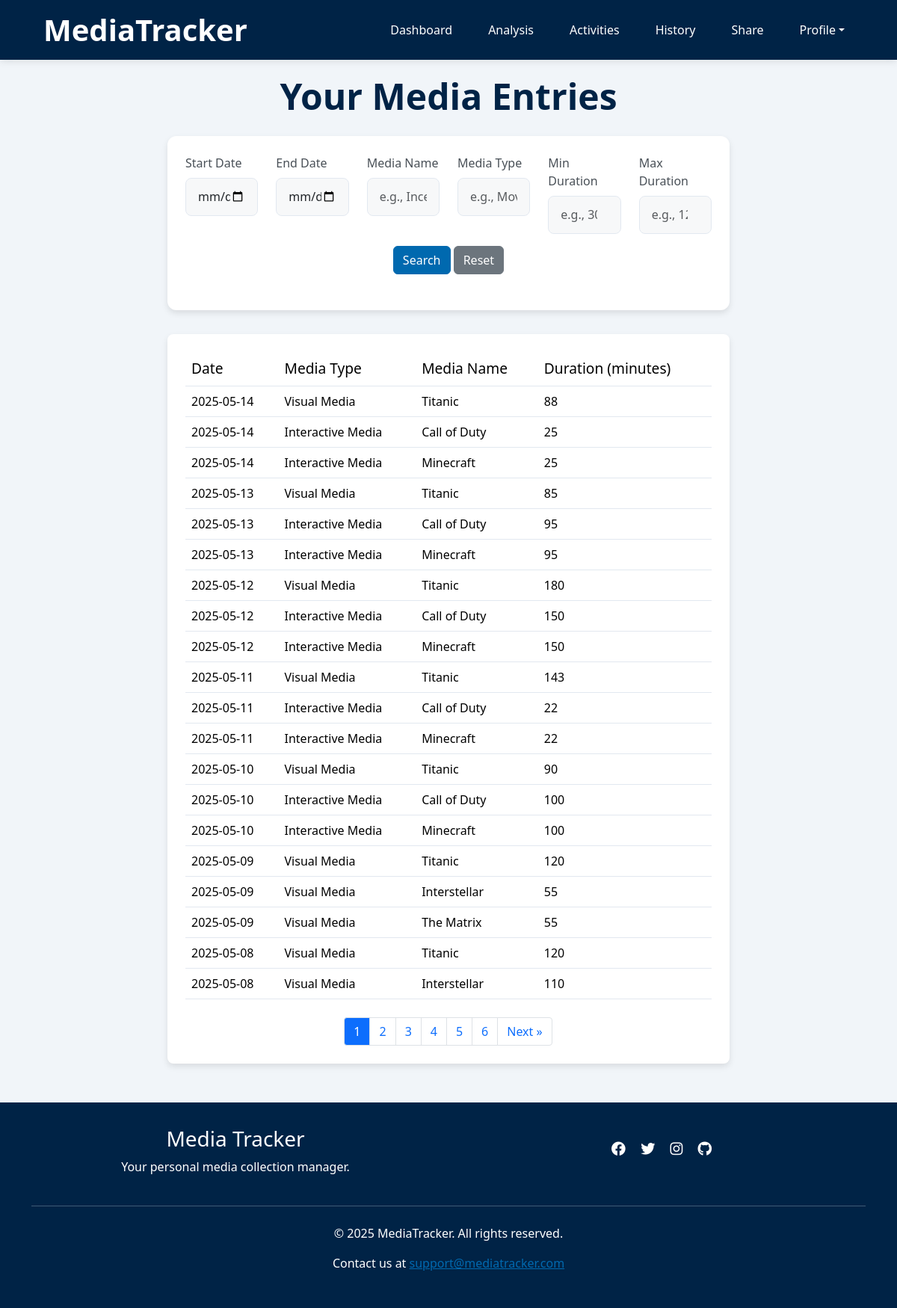
The page /viewdata (signed in) on the database as committed earlier.
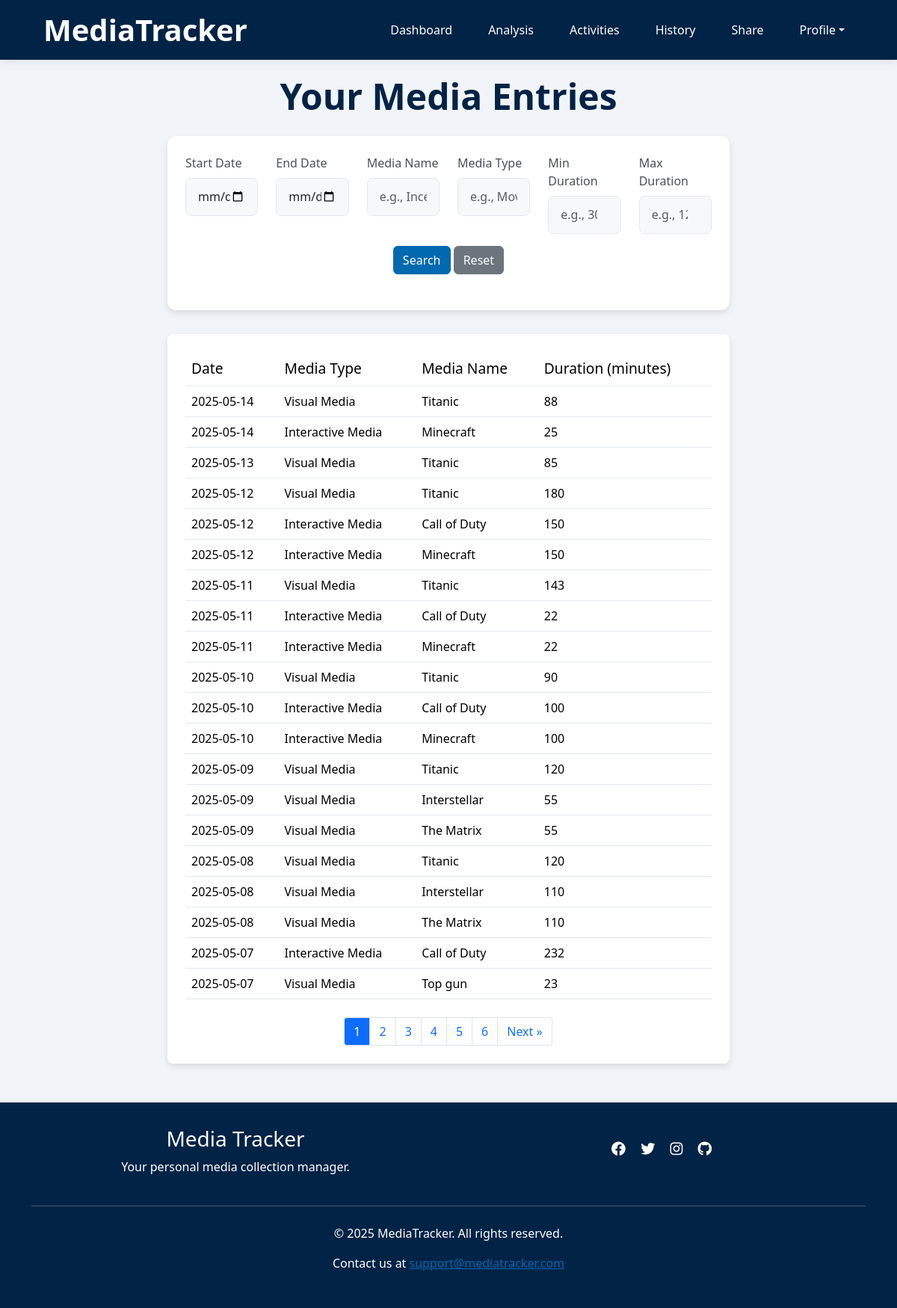
The same page on the database as committed later.
### app/models.py (models this page shows)
class Entries(db.Model):
    __tablename__ = 'Entries'
    id = db.Column(db.Integer, primary_key=True)
    activity_id = db.Column(db.Integer, db.ForeignKey('Activities.id'), nullable=True)
    date = db.Column(db.Date, nullable=False)
    duration = db.Column(db.Integer, nullable=False)
    comment = db.Column(db.Text, nullable=True)

class Activities(db.Model):
    __tablename__ = 'Activities'
    id = db.Column(db.Integer, primary_key=True)
    username = db.Column(db.String(80), db.ForeignKey('Users.username'), nullable=False)
    media_type = db.Column(db.String(50), nullable=False)
    media_subtype = db.Column(db.String(50), nullable=True)
    media_name = db.Column(db.String(120), nullable=False)
    status = db.Column(db.String(20), nullable=False, default='ongoing')
    start_date = db.Column(db.Date, nullable=True)
    end_date = db.Column(db.Date, nullable=True)
    rating = db.Column(db.Float, nullable=True)
    comment = db.Column(db.Text, nullable=True)
    media_entries = db.relationship('Entries', backref='activity')

### app/routes.py (the view)
@app.route('/viewdata', methods=['GET'])
def viewdata():
    if 'username' not in session:
        flash('Please log in to view your data.', 'danger')
        return redirect(url_for('index'))
    username = session['username']
    all_entries = handle_viewdata(username, request)
    PER_PAGE    = 20
    page        = request.args.get('page', 1, type=int)
    total       = len(all_entries)
    total_pages = (total + PER_PAGE - 1) // PER_PAGE
    start_idx   = (page - 1) * PER_PAGE
    entries = all_entries[start_idx : start_idx + PER_PAGE]
    args = request.args.to_dict()
    args.pop('page', None)
    return render_template(
        'viewdata.html',
        entries=entries,
        page=page,
        total_pages=total_pages,
        request_args=args,
        visitor=False
    )

### app/helpers/viewdata_handler.py (called while the page is built)
def handle_viewdata(username, request):
    filters = {
        'start_date': request.args.get('start_date'),
        'end_date': request.args.get('end_date'),
        'media_name': request.args.get('media_name'),
        'media_type': request.args.get('media_type'),
        'min_duration': request.args.get('min_duration'),
        'max_duration': request.args.get('max_duration')
    }
    entries = get_filtered_entries(username, filters)
    return entries

### app/templates/viewdata.html (shortened to what this page needs)
{% extends "base.html" %}
{% block content %}
<div class="page-container">
    <h2 class="text-center page-title">Your Media Entries</h2>
    <section class="section wow fadeIn" data-wow-duration="0.2s" data-wow-delay="0.05s">
        <form action="{{ url_for('viewdata') }}" method="GET" class="mb-4">
            <div class="row">
                <div class="col-md-2">
                    <label for="start_date" class="form-label">Start Date</label>
                    <input type="date" id="start_date" name="start_date" class="form-control" value="{{ request.args.get('start_date', '') }}">
                </div>
                <div class="col-md-2">
                    <label for="end_date" class="form-label">End Date</label>
                    <input type="date" id="end_date" name="end_date" class="form-control" value="{{ request.args.get('end_date', '') }}">
                </div>
                <div class="col-md-2">
                    <label for="media_name" class="form-label">Media Name</label>
                    <input type="text" id="media_name" name="media_name" class="form-control" placeholder="e.g., Inception" value="{{ request.args.get('media_name', '') }}">
                </div>
                <div class="col-md-2">
                    <label for="media_type" class="form-label">Media Type</label>
                    <input type="text" id="media_type" name="media_type" class="form-control" placeholder="e.g., Movie" value="{{ request.args.get('media_type', '') }}">
                </div>
                <div class="col-md-2">
                    <label for="min_duration" class="form-label">Min Duration</label>
                    <input type="number" id="min_duration" name="min_duration" class="form-control" placeholder="e.g., 30" value="{{ request.args.get('min_duration', '') }}">
                </div>
                <div class="col-md-2">
                    <label for="max_duration" class="form-label">Max Duration</label>
                    <input type="number" id="max_duration" name="max_duration" class="form-control" placeholder="e.g., 120" value="{{ request.args.get('max_duration', '') }}">
                </div>
            </div>
            <div class="row mt-3">
                <div class="col-md-12 text-center">
                    <button type="submit" class="btn btn-primary">Search</button>
                    <a href="{{ url_for('viewdata') }}" class="btn btn-secondary">Reset</a>
                </div>
            </div>
        </form>
    </section>
    <section class="table-section wow fadeIn" data-wow-duration="0.2s" data-wow-delay="0.1">
        <table class="table">
            <thead>
                <tr>
                    <th class="wow fadeInUp" data-wow-duration="0.2s" data-wow-delay="0.05s">Date</th>
                    <th class="wow fadeInUp" data-wow-duration="0.2s" data-wow-delay="0.1s">Media Type</th>
                    <th class="wow fadeInUp" data-wow-duration="0.2s" data-wow-delay="0.15s">Media Name</th>
                    <th class="wow fadeInUp" data-wow-duration="0.2s" data-wow-delay="0.2s">Duration (minutes)</th>
                </tr>
            </thead>
            <tbody>
                {% for entry in entries %}
                <tr class="entry-row">
                    <td class="wow fadeInUp" data-wow-duration="0.2s" data-wow-delay="0.05s">{{ entry.date }}</td>
                    <td class="wow fadeInUp" data-wow-duration="0.2s" data-wow-delay="0.1s">{{ entry.activity.media_type }}</td>
                    <td class="wow fadeInUp" data-wow-duration="0.2s" data-wow-delay="0.15s">{{ entry.activity.media_name }}</td>
                    <td class="wow fadeInUp" data-wow-duration="0.2s" data-wow-delay="0.2s">{{ entry.duration }}</td>
                </tr>
                {% endfor %}
            </tbody>
        </table>
        {% if total_pages > 1 %}
            <nav aria-label="Pagination">
            <ul class="pagination justify-content-center mt-4">
                {% for p in range(1, total_pages+1) %}
                <li class="page-item {% if p==page %}active{% endif %}">
                    <a class="page-link"
                    href="{{ url_for(request.endpoint, page=p, **request_args) }}">
                    {{ p }}
                    </a>
                </li>
                {% endfor %}
                {% if page < total_pages %}
                <li class="page-item">
                    <a class="page-link"
                    href="{{ url_for(request.endpoint, page=page+1, **request_args) }}">
                    Next &raquo;
                    </a>
                </li>
                {% endif %}
            </ul>
            </nav>
            {% endif %}
    </section>
</div>
{% endblock %}

### app/templates/base.html (shortened to what this page needs)
<!DOCTYPE html>
<html lang="en">
<head>
    <link rel="stylesheet" href="https://cdn.jsdelivr.net/npm/bootstrap@5.3.3/dist/css/bootstrap.min.css">
    <link rel="stylesheet" href="https://cdnjs.cloudflare.com/ajax/libs/font-awesome/6.4.0/css/all.min.css">
    <link rel="stylesheet" href="{{ url_for('static', filename='styles.css') }}">
    <link rel="stylesheet" href="{{ url_for('static', filename='css/animate.css') }}">
</head>
<body>
    <header role="banner">
        <div class="container">
            <div class="header-container">
                <h1>MediaTracker</h1>
                <nav role="navigation" aria-label="Main navigation">
                    <ul>
                        {% if session.get('username') %}
                            <li><a href="/dashboard">Dashboard</a></li>
                            <li><a href="/analysis">Analysis</a></li>
                            <li><a href="/activities">Activities</a></li>
                            <li><a href="/viewdata">History</a></li>
                            <li><a href="/sharedata">Share</a></li>
                            <li class="dropdown">
                                <a href="#" class="dropdown-toggle" data-bs-toggle="dropdown" aria-expanded="false">Profile</a>
                            </li>
                        {% else %}
                            <li><a href="/">Home</a></li>
                            <li><a href="#" data-bs-toggle="modal" data-bs-target="#registerModal">Register</a></li>
                            <li><a href="#" data-bs-toggle="modal" data-bs-target="#loginModal">Login</a></li>
                        {% endif %}
                    </ul>
                </nav>
            </div>
        </div>
    </header>
    <main role = "main">
         <div class="content-container">
             {% block content %}{% endblock %}
         </div>
    </main>
    <footer role =  "contentinfo">
        <div class="footer-container">
            <div class="container">
                <div class="row">
                    <div class="col-md-6">
                        <h3>Media Tracker</h3>
                        <p>Your personal media collection manager.</p>
                    </div>
                    <div class="col-md-6">
                        <div class="social-icons">
                            <a href="#"><i class="fab fa-facebook"></i></a>
                            <a href="#"><i class="fab fa-twitter"></i></a>
                            <a href="#"><i class="fab fa-instagram"></i></a>
                            <a href="https://github.com/LeweiXu/CITS3403-Project"><i class="fab fa-github"></i></a>
                        </div>
                    </div>
                </div>
                <hr class="my-4">
                <p>&copy; 2025 MediaTracker. All rights reserved.</p>
                <p>Contact us at <a href="mailto:support@mediatracker.com">support@mediatracker.com</a></p>
            </div>
        </div>
    </footer>
</body>
</html>

### app/static/styles.css (style rules this page uses)
:root { --primary-color: #0069af; --secondary-color: #002346; --background-color:#f1f5f9; --light-border: #e2e8f0; }
body { font-family: 'Segoe UI', Tahoma, Geneva, Verdana, sans-serif; background-color: var(--background-color); }
header { background-color: var(--secondary-color); padding: 1rem 0; box-shadow: 0 2px 10px rgba(0,0,0,0.1); }
.header-container { display: flex; justify-content: space-between; align-items: center; padding: 0 1rem; }
header h1 { color: white; margin: 0; font-weight: 700; }
h1 { margin-top: 1.5rem; margin-bottom: 1.5rem; }
nav ul { display: flex; list-style: none; margin: 0; padding: 0; }
nav ul li { margin-left: 1.5rem; }
nav ul li a { color: white; text-decoration: none; font-weight: 500; transition: color 0.3s; padding: 0.5rem 0.75rem; border-radius: 4px; }
html, body { height: 100%; margin: 0; padding: 0; }
body { display: flex; flex-direction: column; }
main { flex: 1; }
.footer-container { background-color: var(--secondary-color); color: white; padding: 2rem 0; text-align: center; }
footer a { color: var(--primary-color); }
table { width: 100%; border-collapse: collapse; }
th { background-color: #ffffff; padding: 0.75rem 1rem; text-align: left; font-weight: 500; color: #495057; border-bottom: 1px solid var(--light-border); font-size: 1.2rem; }
td { padding: 0.75rem; border-bottom: 1px solid var(--light-border); vertical-align: middle; }
thead { padding: 0.75rem 1rem; }
.social-icons { margin-top: 1rem; }
.social-icons a { color: white; margin: 0 0.5rem; font-size: 1.2rem; }
.btn-primary { background-color: var(--primary-color); border-color: var(--primary-color); }
.section { background: white; border-radius: 0.75rem; box-shadow: 0 4px 8px rgba(0,0,0,0.1); padding: 1.5rem; margin-bottom: 2rem; }
.page-title { font-size: 3rem; font-weight: bold; margin-bottom: 1.5rem; color: var(--secondary-color); }
.page-container { margin: 0 auto; width: 66%; padding: 20px; }
.pagination .page-item { margin: 0; }
.pagination .page-link { border-radius: 0; margin-left: -1px; border: 1px solid #dee2e6; }
.pagination .page-item:first-child .page-link { border-top-left-radius: 0.25rem; border-bottom-left-radius: 0.25rem; }
.pagination .page-item:last-child .page-link { border-top-right-radius: 0.25rem; border-bottom-right-radius: 0.25rem; }
.table-section { background-color: white; border-radius: 8px; box-shadow: 0 4px 8px rgba(0, 0, 0, 0.1); padding: 1.5rem; margin-bottom: 2rem; overflow-x: auto; }
.form-control { padding: 0.8rem 1rem; border-radius: 8px; border: 1px solid var(--light-border); transition: all 0.3s ease; font-size: 1rem; background-color: #f2f4f59c; }
.form-label { font-weight: 500; margin-bottom: 0.5rem; color: #495057; }
.wow { visibility: hidden; }
.wow.animated { visibility: visible; }
.entry-row { background-color: white; }

Rows that differ between the two databases and show on the page:
removed Entries: date "2025-05-14", activity.media_type "Interactive Media", activity.media_name "Call of Duty", duration "25"
removed Entries: date "2025-05-13", activity.media_type "Interactive Media", activity.media_name "Call of Duty", duration "95"
removed Entries: date "2025-05-13", activity.media_type "Interactive Media", activity.media_name "Minecraft", duration "95"
now on this page (row unchanged): Entries: date "2025-05-08", activity.media_type "Visual Media", activity.media_name "The Matrix", duration "110"
added Entries: date "2025-05-07", activity.media_type "Interactive Media", activity.media_name "Call of Duty", duration "232"
added Entries: date "2025-05-07", activity.media_type "Visual Media", activity.media_name "Top gun", duration "23"
